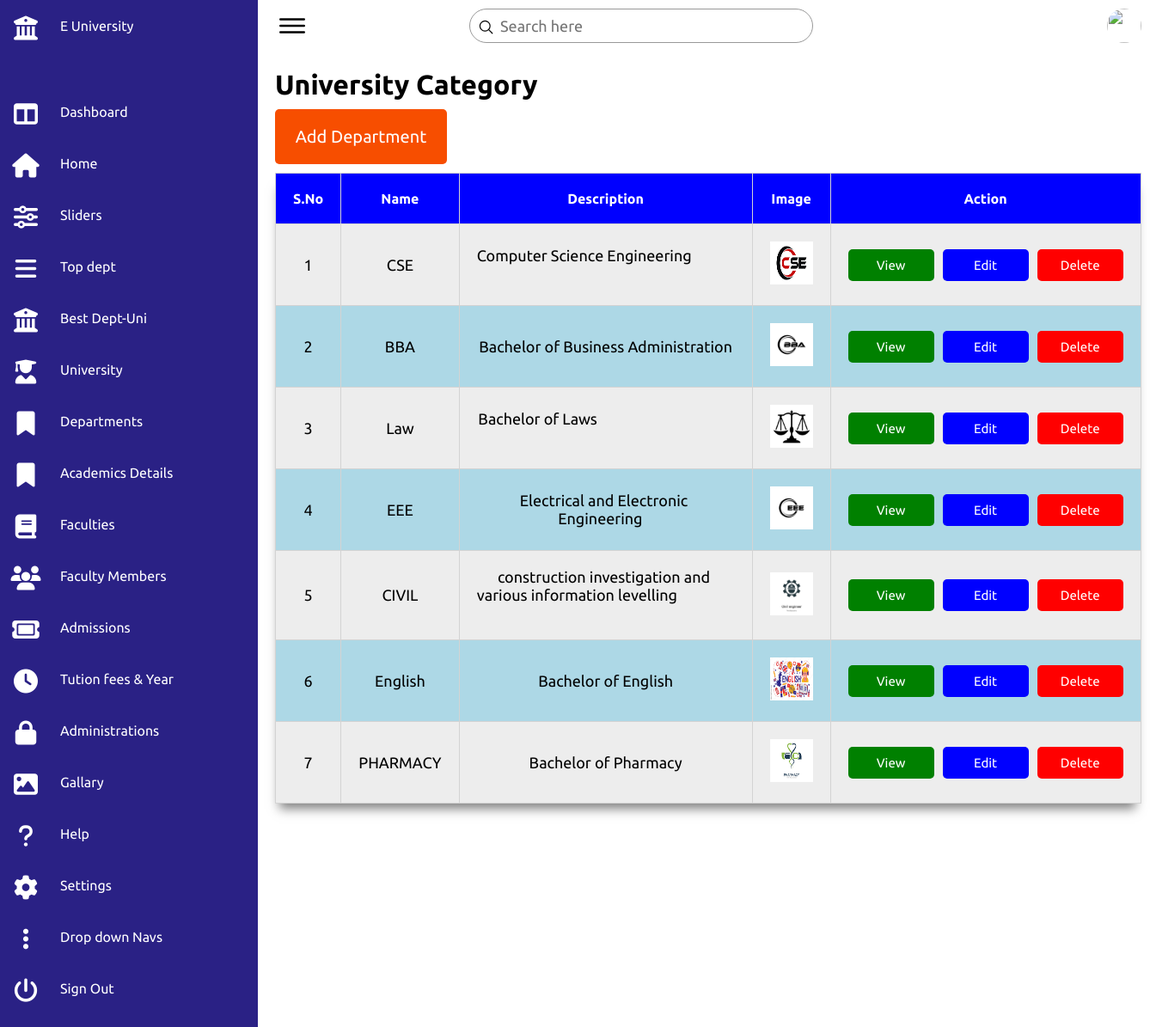
/categories.php, run on the app's committed database.
### tables this page shows
CREATE TABLE `categories` (
  `id` int NOT NULL,
  `name` varchar(255) NOT NULL,
  `description` varchar(255) NOT NULL,
  `image` varchar(255) NOT NULL
);

### categories.php (the view, shortened to what this page needs)
<!DOCTYPE html>
<html lang="en">
<head>
    <link rel="stylesheet" href="https://cdnjs.cloudflare.com/ajax/libs/font-awesome/6.2.1/css/all.min.css">
    <link rel="stylesheet" href="css/admin.css">
</head>
<body>
    <div class="container">
        <?php include_once 'admin-nav.php'?>
        <div class="main">
            <div class="topbar">
                <div class="toggle">
                    <ion-icon name="menu-outline"></ion-icon>
                </div>
                <div class="search">
                    <label>
                        <input type="text" placeholder="Search here">
                        <ion-icon name="search-outline"></ion-icon>
                    </label>
                </div>
                <div class="user">
                    <img src="assets/imgs/customer01.jpg" alt="">
                </div>
            </div>
            <div class="table">
                <h1>University Category</h1>
                <div class="btn">
                    <a href="add-category.php">Add Department</a>
                </div>
            <table>
                    <tr>
                        <th>S.No</th>
                        <th>Name</th>
                        <th>Description</th>
                        <th>Image</th>
                        <th>Action</th>
                    </tr>
                    <?php
                    include_once 'config.php';
                    $sql = "SELECT * FROM categories";
                    $result = mysqli_query($conn,$sql);
                    $id = 1;
                    while ($row = mysqli_fetch_assoc($result)){
                    ?>
                    <tr>
                        <td><?= $id++ ?></td>
                        <td><?= $row['name']?></td>
                        <td><p style="width: 300px;white-space:break-spaces;"><?= $row['description'] ?></p></td>
                        <td>
                            <img src="<?= $row['image']?>" alt="" style="width:50px;height:50px;">
                        </td>
                        <td style="margin-left :20px;">
                            <div class="action-btn">
                             <a href="view-category.php?id=<?= $row['id'] ?>" style="background:green;">View</a>
                             <a href="edit-category.php?id=<?= $row['id'] ?>" style="background:blue;">Edit</a>
                             <a href="delete-category.php?id=<?= $row['id'] ?>" style="background:red;">Delete</a>
                            </div>
                        </td>
                    </tr>
                    <?php } ?>
                    </table>
            </div>
        </div>
    </div>
</body>
</html>

### css/admin.css (style rules this page uses)
* { font-family: "Ubuntu", sans-serif; margin: 0; padding: 0; box-sizing: border-box; }
:root { --blue: #2a2185; --white: #fff; --gray: #f5f5f5; --black1: #222; --black2: #999; }
body { overflow-x: hidden; }
.container { position: relative; width: 100%; display: flex; justify-content: space-between; align-items: center; height: 100%; }
.main { position: absolute; width: calc(100% - 300px); left: 300px; height: 100%; background: var(--white); transition: 0.5s; }
.topbar { width: 100%; height: 60px; display: flex; justify-content: space-between; align-items: center; padding: 0 10px; }
.toggle { position: relative; width: 60px; height: 60px; display: flex; justify-content: center; align-items: center; font-size: 2.5rem; cursor: pointer; }
.search { position: relative; width: 400px; margin: 0 10px; }
.search label { position: relative; width: 100%; }
.search label input { width: 100%; height: 40px; border-radius: 40px; padding: 5px 20px; padding-left: 35px; font-size: 18px; outline: none; border: 1px solid var(--black2); }
.search label ion-icon { position: absolute; top: 0; left: 10px; font-size: 1.2rem; }
.user { position: relative; width: 40px; height: 40px; border-radius: 50%; overflow: hidden; cursor: pointer; }
.user img { position: absolute; top: 0; left: 0; width: 100%; height: 100%; object-fit: cover; }
table { width: 100%; box-shadow: -1px 12px 12px -6px rgba(0,0,0,0.5); }
table, td, th { padding: 20px; border: 1px solid lightgray; border-collapse: collapse; text-align: center; cursor: pointer; }
td { font-size: 18px; }
th { background-color: blue; color: white; }
tr:nth-child(odd) { background-color: lightblue; }
tr:nth-child(even) { background-color: #ededed; }
.table { padding: 20px; width: 100%; }
.table .btn { padding:20px; background: rgb(247, 78, 0); width: 200px; text-decoration: none; border-radius: 5px; text-align: center; margin-top: 10px; margin-bottom: 10px; }
.table .btn a { text-decoration: none; color: white; font-size: 20px; }
.table .action-btn { display: flex; gap: 10px; align-items: center; }
.table .action-btn a { width: 100px; padding: 10px; text-align: center; text-decoration: none; color: white; border-radius: 5px; font-size: 15px; }

### data on the page
categories: name "CSE", description "Computer Science Engineering", image (picture)
categories: name "BBA", description "Bachelor of Business Administration", image (picture)
categories: name "Law", description "Bachelor of Laws", image (picture)
categories: name "EEE", description "Electrical and Electronic Engineering", image (picture)
categories: name "CIVIL", description "construction investigation and various information levelling", image (picture)
categories: name "English", description "Bachelor of English", image (picture)
categories: name "PHARMACY", description "Bachelor of Pharmacy", image (picture)
